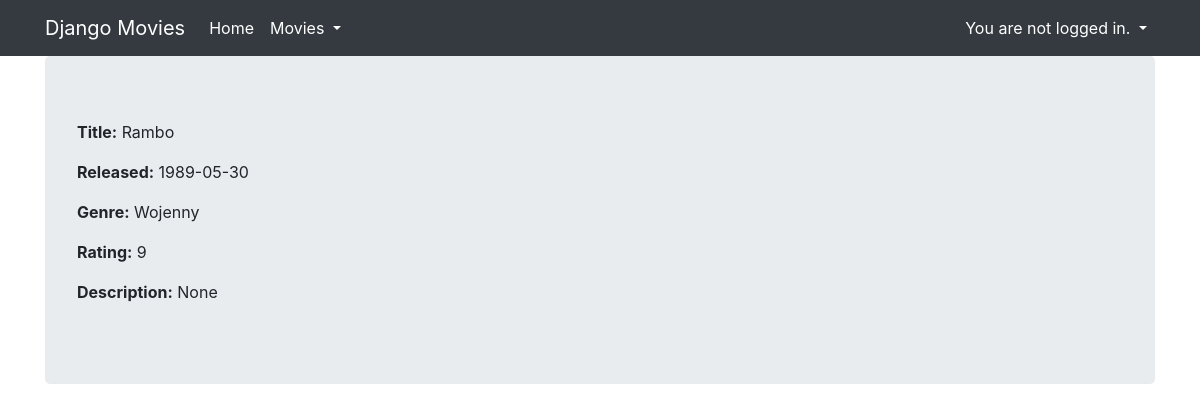
The page /core/movie/detail/2 on the database as committed earlier.
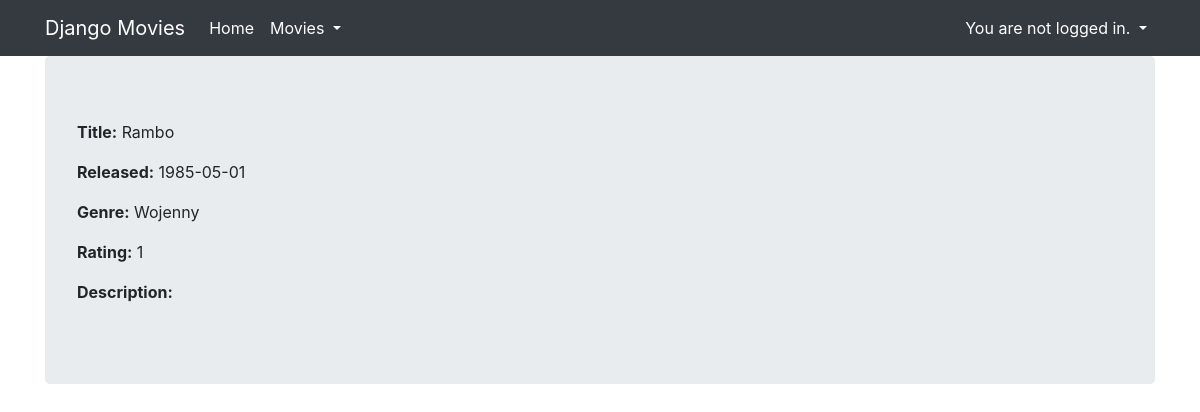
The same page on the database as committed later.
### core/models.py (models this page shows, shortened)
class Movie(models.Model):
    title = models.CharField(max_length=100)
    rating = models.IntegerField(
        null=True, validators=[MaxValueValidator(10), MinValueValidator(1)]
    )
    released = models.DateField(null=True)
    description = models.TextField(null=True, blank=True)
    created = models.DateTimeField(auto_now_add=True)
    genre = models.ForeignKey(Genre, null=True, on_delete=models.SET_NULL)
    director = models.ForeignKey(Director, null=True, on_delete=models.SET_NULL)
    countries = models.ManyToManyField(Country, related_name='movies')
    class Meta:
        unique_together = ('title', 'released', 'director')

class Genre(models.Model):
    name = models.CharField(max_length=20, unique=True)
    age_limit = models.IntegerField(choices=AGE_LIMITS, null=True, blank=True)
    def __str__(self):
        return self.name

### core/views.py (the view)
# urls.py: path('movie/detail/<pk>', MovieDetailView.as_view(), name='movie_detail'),
class MovieDetailView(DetailView):
    template_name = 'movie_detail.html'
    model = Movie

### core/templatetags/movie_extras.py (called while the page is built)
@register.filter()
def attr_as_p(obj, attrname):
    label = escape(attrname.capitalize())
    value = escape(getattr(obj, attrname))
    return SafeString(f'<p><strong>{label}:</strong> {value}</p>')

### core/templates/movie_detail.html
{% extends "base.html" %}
{% load movie_extras %}
{% block content %}
  {{ movie|attr_as_p:'title'}}
  {{ movie|attr_as_p:'released'}}
  {{ movie|attr_as_p:'genre'}}
  {{ movie|attr_as_p:'rating'}}
  {{ movie|attr_as_p:'description'}}
{% endblock %}

Rows that differ between the two databases and show on the page:
changed Movie "Title: Rambo": released "Released: 1989-05-30" → "Released: 1985-05-01"; rating "Rating: 9" → "Rating: 1"; description "Description: None" → "Description:"
